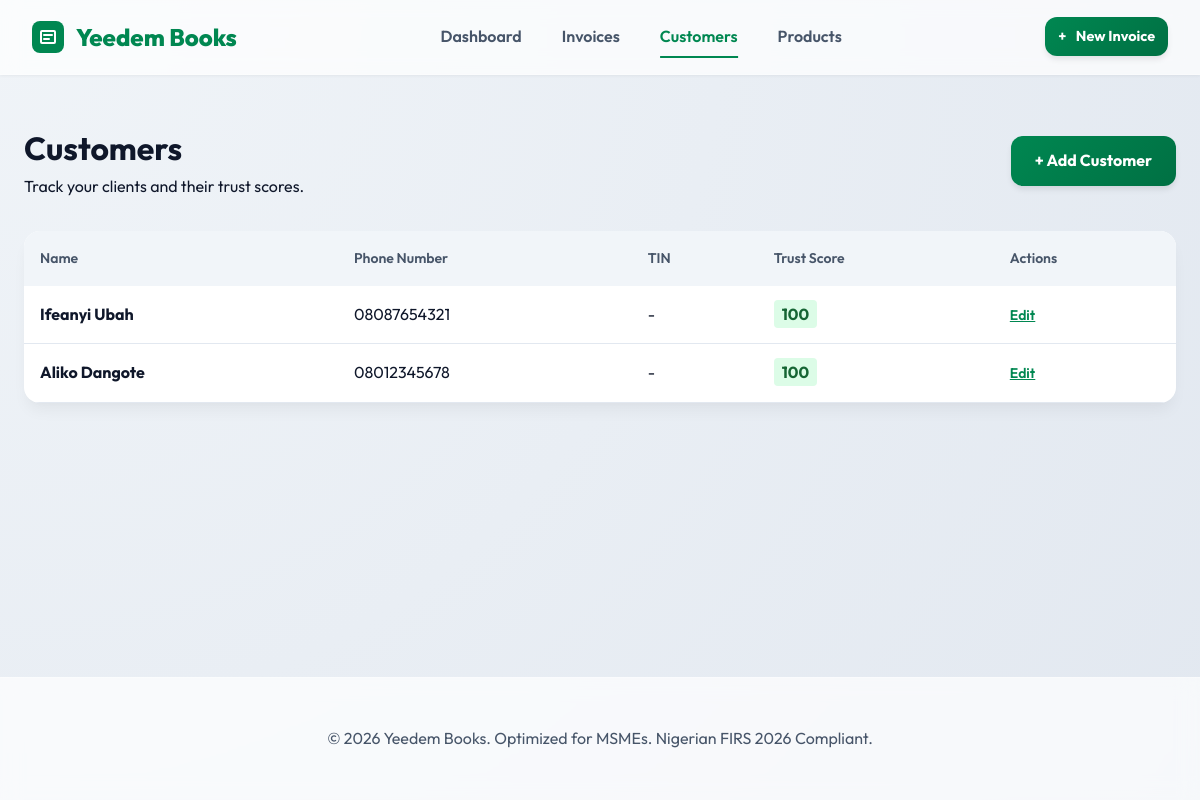
The app's page /customers/ with its own data.
### core/models.py (models this page shows, shortened)
class Customer(models.Model):
    name = models.CharField(max_length=255)
    phone_number = models.CharField(max_length=20, help_text="Formatted for WhatsApp routing")
    email = models.EmailField(max_length=255, blank=True, null=True)
    tin = models.CharField(max_length=50, blank=True, null=True, help_text="FIRS requirement for B2B")
    trust_score = models.IntegerField(default=100, help_text="Default 100 - goes down with late payments")
    created_at = models.DateTimeField(auto_now_add=True)
    updated_at = models.DateTimeField(auto_now=True)

### core/views.py (the view)
# urls.py: path('customers/', views.customer_list, name='customer_list'),
def customer_list(request):
    customers = Customer.objects.all().order_by('-created_at')
    return render(request, 'core/customer_list.html', {'customers': customers})

### core/templates/core/customer_list.html (shortened to what this page needs)
{% extends 'core/base.html' %}
{% block content %}
<div class="animate-fade-in">
    <div class="section-header">
        <div>
            <h1>Customers</h1>
            <p class="text-muted">Track your clients and their trust scores.</p>
        </div>
        <a href="{% url 'core:customer_create' %}" class="btn btn-primary">+ Add Customer</a>
    </div>
    <div class="card">
        <div class="table-container">
            <table>
                <thead>
                    <tr>
                        <th>Name</th>
                        <th>Phone Number</th>
                        <th>TIN</th>
                        <th>Trust Score</th>
                        <th>Actions</th>
                    </tr>
                </thead>
                <tbody>
                    {% for customer in customers %}
                    <tr>
                        <td><strong>{{ customer.name }}</strong></td>
                        <td>{{ customer.phone_number }}</td>
                        <td>{{ customer.tin|default:"-" }}</td>
                        <td>
                            <span class="score-badge {% if customer.trust_score > 80 %}score-high{% elif customer.trust_score > 50 %}score-med{% else %}score-low{% endif %}">
                                {{ customer.trust_score }}
                            </span>
                        </td>
                        <td>
                            <a href="{% url 'core:customer_edit' customer.pk %}" class="text-muted" style="font-size: 0.875rem; font-weight: 600; color: var(--primary);">Edit</a>
                        </td>
                    </tr>
                    {% empty %}
                    <tr>
                        <td colspan="5" style="text-align: center; padding: 4rem;">
                            <p class="text-muted">No customers found.</p>
                        </td>
                    </tr>
                    {% endfor %}
                </tbody>
            </table>
        </div>
    </div>
</div>
{% endblock %}

### core/templates/core/base.html (style rules this page uses)
:root { --primary: #008751; --primary-dark: #007043; --primary-light: #e6f4ed; --secondary: #f4b400; --accent: #ff6b6b; --background: #f0f4f8; --surface: rgba(255, 255, 255, 0.8); --text-dark: #0f172a; --text-muted: #475569; --white: #ffffff; --card-shadow: 0 10px 15px -3px rgba(0, 0, 0, 0.05), 0 4px 6px -2px rgba(0, 0, 0, 0.02); --glass: rgba(255, 255, 255, 0.7); --blur: blur(10px); --transition: all 0.4s cubic-bezier(0.175, 0.885, 0.32, 1.275); }
* { margin: 0; padding: 0; box-sizing: border-box; font-family: 'Outfit', sans-serif; }
body { background: radial-gradient(circle at top left, #f0f4f8, #e2e8f0); color: var(--text-dark); line-height: 1.6; min-height: 100vh; display: flex; flex-direction: column; }
.btn { padding: 0.75rem 1.5rem; border-radius: 0.75rem; font-weight: 700; cursor: pointer; transition: var(--transition); border: none; text-decoration: none; display: inline-flex; align-items: center; gap: 0.6rem; box-shadow: 0 4px 6px -1px rgba(0, 0, 0, 0.1); }
.btn-primary { background: linear-gradient(135deg, var(--primary), var(--primary-dark)); color: var(--white); }
.animate-fade-in { animation: fadeIn 0.5s ease-out forwards; }

### core/templates/core/customer_list.html (style rules this page uses)
.section-header { display: flex; justify-content: space-between; align-items: center; margin-bottom: 2rem; }
.card { background: var(--white); border-radius: 1rem; box-shadow: var(--card-shadow); overflow: hidden; }
.table-container { overflow-x: auto; }
table { width: 100%; border-collapse: collapse; text-align: left; }
th { background: #f1f5f9; padding: 1rem; font-weight: 600; color: var(--text-muted); font-size: 0.875rem; }
td { padding: 1rem; border-bottom: 1px solid #e2e8f0; }
.score-badge { padding: 0.25rem 0.5rem; border-radius: 4px; font-weight: 700; }
.score-high { color: #166534; background: #dcfce7; }

### records on screen
Customer: name "Ifeanyi Ubah", phone_number "08087654321", tin "-", trust_score "100"
Customer: name "Aliko Dangote", phone_number "08012345678", tin "-", trust_score "100"
